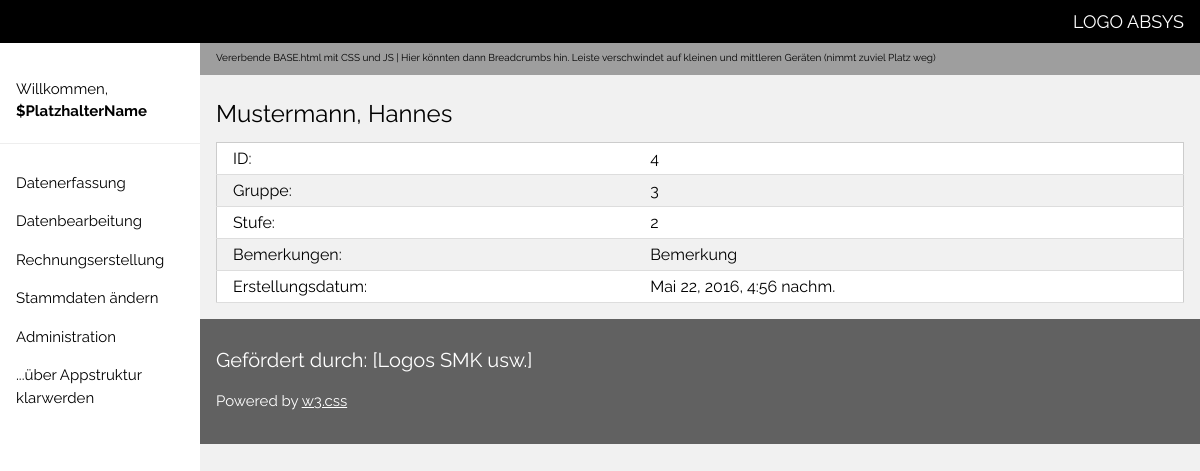
Page /schueler/4 on the committed database.
### schueler/models.py (models this page shows, shortened)
class Schueler(models.Model):
    nachname = models.CharField(max_length=200)
    vorname = models.CharField(max_length=200)
    geburtsdatum = models.DateField()
    bemerkungen = models.TextField(max_length=10000)
    gruppe = models.ForeignKey(Gruppe, on_delete=models.CASCADE, default='1')
    stufe = models.ForeignKey(Stufe, on_delete=models.CASCADE, default='1')
    erstellungsdatum = models.DateTimeField(auto_now_add = True)

class Gruppe(models.Model):
    gruppenname = models.CharField(max_length=400, default='1')
    bemerkungen = models.CharField(max_length=200)
    def __unicode__(self):
       return self.gruppenname

class Stufe(models.Model):
    stufenname = models.CharField(max_length=400, default='1')
    bemerkungen = models.CharField(max_length=200)
    def __unicode__(self):
        return self.stufenname

### schueler/views.py (the view)
# urls.py: url(r'^(?P<pk>\d+)', 'schueler.views.SchuelerDetail', name='schueler_detail'),
def SchuelerDetail(request, pk):
    schueler = get_object_or_404(Schueler, pk=pk)
    return render(request, 'schueler/schueler_detail.html', {'schueler': schueler})

### schueler/templates/schueler/schueler_detail.html
{% extends 'base/base.html' %}
{% block content %}
    <div>
        <h3> {{ schueler.nachname }}, {{ schueler.vorname }} </h3>
        <div>
                <table class="w3-table-all w3-responsive w3-hoverable ">
                    <tr>
                        <td align="left">ID:</td>
                        <td align="left">{{ schueler.pk }} </td>
                    </tr>
                    <tr>
                        <td align="left">Gruppe:</td>
                        <td align="left">{{ schueler.gruppe }} </td>
                    </tr>
                     <tr>
                        <td align="left">Stufe:</td>
                        <td align="left">{{ schueler.stufe }} </td>
                    </tr>
                    <tr>
                        <td align="left">Bemerkungen:</td>
                        <td align="left">{{ schueler.bemerkungen }} </td>
                    </tr>
                    <tr>
                        <td align="left">Erstellungsdatum:</td>
                        <td align="left">{{ schueler.erstellungsdatum }} </td>
                    </tr>
                </table>
        </div>
    </div>
{% endblock %}

### base/static/css/w3.css (style rules this page uses)
* { -webkit-box-sizing:border-box;-moz-box-sizing:border-box;box-sizing:border-box }
html { -ms-text-size-adjust:100%;-webkit-text-size-adjust:100% }
body { margin:0 }
html,body { font-family:Verdana,sans-serif;font-size:15px;line-height:1.5 }
html { overflow-x:hidden }
h1,h2,h3,h4,h5,h6,.w3-slim,.w3-wide { font-family:"Segoe UI",Arial,sans-serif }
h3 { font-size:24px }
h1,h2,h3,h4,h5,h6 { font-weight:400;margin:10px 0 }
table { border-collapse:collapse;border-spacing:0;width:100%;display:table }
table,th,td { border:none }
.w3-table-all { border:1px solid #ccc }
.w3-bordered tr,.w3-table-all tr { border-bottom:1px solid #ddd }
.w3-table-all tr:nth-child(odd) { background-color:#fff }
.w3-table-all tr:nth-child(even) { background-color:#f1f1f1 }
.w3-table td,.w3-table th,.w3-table-all td,.w3-table-all th { padding:6px 8px;display:table-cell;text-align:left;vertical-align:top }
.w3-table th:first-child,.w3-table td:first-child,.w3-table-all th:first-child,.w3-table-all td:first-child { padding-left:16px }
.w3-btn,.w3-btn-floating,.w3-btn-floating-large,.w3-btn-block,.w3-hover-shadow,.w3-hover-opacity, .w3-navbar a,.w3-sidenav a,.w3-dropnav a,.w3-pagination li a,.w3-hoverable tbody tr,.w3-hoverable li,.w3-accordion-content a,.w3-dropdown-content a,.w3-dropdown-click:hover,.w3-dropdown-hover:hover,.w3-opennav,.w3-closenav,.w3-closebtn, .w3-hover-amber,.w3-hover-aqua,.w3-hover-blue,.w3-hover-light-blue,.w3-hover-brown,.w3-hover-cyan,.w3-hover-blue-grey,.w3-hover-green,.w3-hover-light-green,.w3-hover-indigo,.w3-hover-khaki,.w3-hover-lime,.w3-hover-orange,.w3-hover-deep-orange,.w3-hover-pink, .w3-hover-purple,.w3-hover-deep-purple,.w3-hover-red,.w3-hover-sand,.w3-hover-teal,.w3-hover-yellow,.w3-hover-white,.w3-hover-black,.w3-hover-grey,.w3-hover-light-grey,.w3-hover-dark-grey,.w3-hover-text-amber,.w3-hover-text-aqua,.w3-hover-text-blue,.w3-hover-text-light-blue, .w3-hover-text-brown,.w3-hover-text-cyan,.w3-hover-text-blue-grey,.w3-hover-text-green,.w3-hover-text-light-green,.w3-hover-text-indigo,.w3-hover-text-khaki,.w3-hover-text-lime,.w3-hover-text-orange,.w3-hover-text-deep-orange,.w3-hover-text-pink,.w3-hover-text-purple, .w3-hover-text-deep-purple,.w3-hover-text-red,.w3-hover-text-sand,.w3-hover-text-teal,.w3-hover-text-yellow,.w3-hover-text-white,.w3-hover-text-black,.w3-hover-text-grey,.w3-hover-text-light-grey,.w3-hover-text-dark-grey { -webkit-transition:background-color .3s,color .15s,box-shadow .3s,opacity 0.3s;transition:background-color .3s,color .15s,box-shadow .3s,opacity 0.3s }
.w3-responsive { overflow-x:auto }
.w3-light-grey,.w3-hover-light-grey:hover { color:#000!important;background-color:#f1f1f1!important }

### base/templates/base/base.html (style rules this page uses)
html,body,h1,h2,h3,h4,h5 { font-family: "Raleway", sans-serif }

### rows in the picture
Schueler: nachname "Mustermann", vorname "Hannes", pk "4", gruppe "3", stufe "2", bemerkungen "Bemerkung", erstellungsdatum "Mai 22, 2016, 4:56 nachm."
